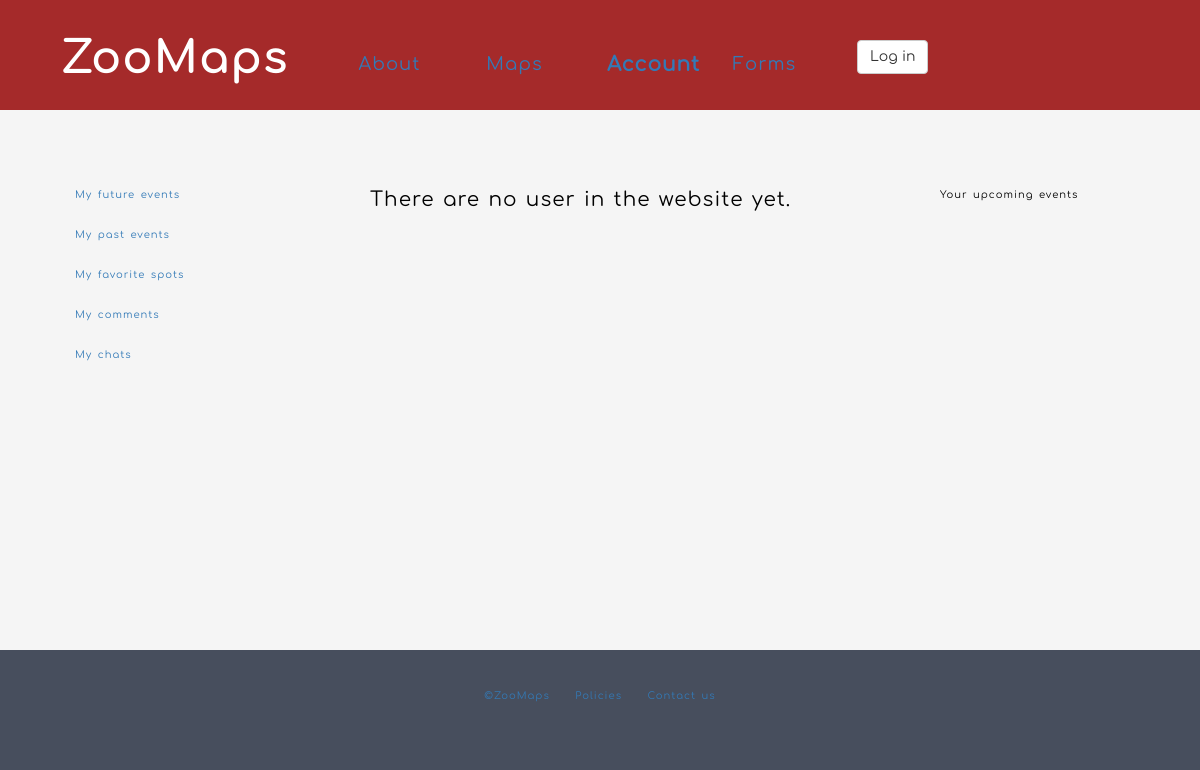
The page /ZooMaps/account/ on the database as committed earlier.
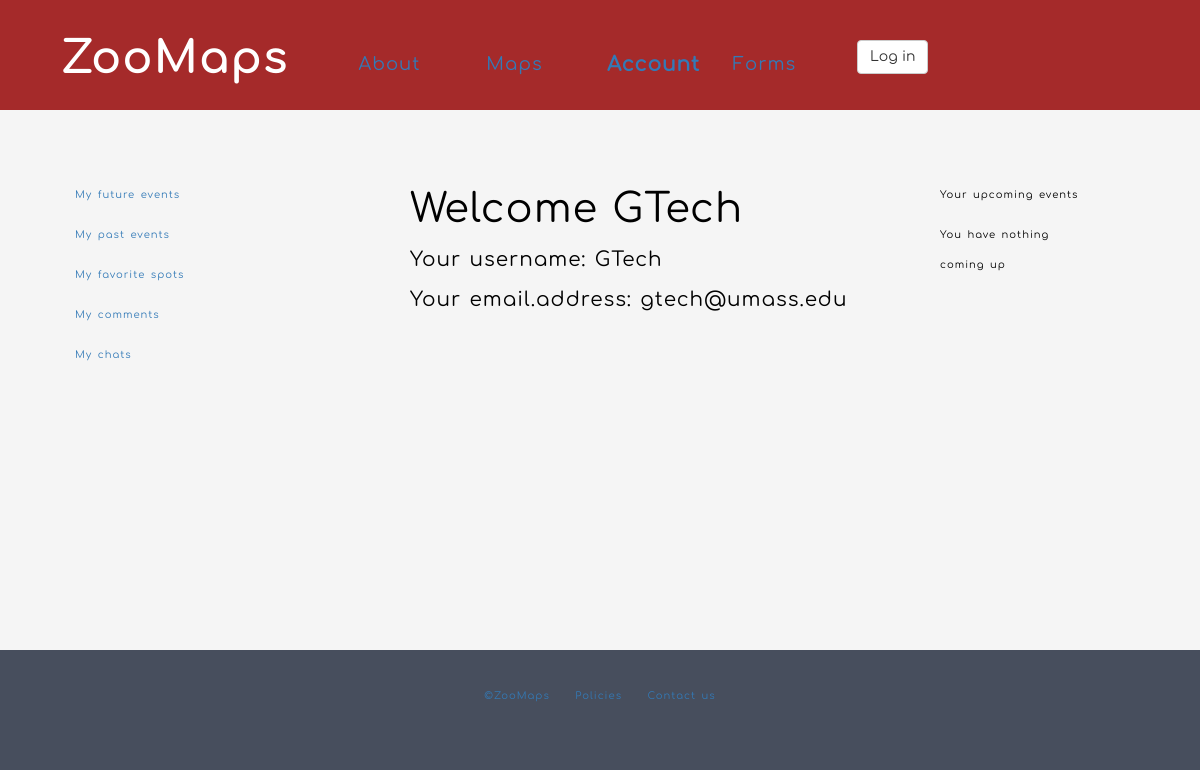
The same page on the database as committed later.
### ZooMaps/models.py (models this page shows, shortened)
class User(models.Model):
    username = models.CharField(max_length=20, help_text="Enter your username")
    password = models.CharField(max_length=20, help_text="Enter your password", default = "")
    emailAddress = models.CharField(max_length=20, help_text="Enter your email address",default = "")

### ZooMaps/views.py (the view)
# urls.py: path('account/', views.AccountListView.as_view(), name='account'),
class AccountListView(generic.ListView):
    model = User
    template_name = 'ZooMaps/account.html'
    def get_queryset(self):
    	return list(chain(User.objects.filter(username='GTech'), Event.objects.filter(attendees__in = User.objects.filter(username='GTech'), endDate__gte = (datetime.now()))))

### ZooMaps/templates/ZooMaps/account.html (shortened to what this page needs)
{% extends "base_generic.html" %}
  	{% block leftbar %}
  		<div class="col-md-3">
  			<p class="logged"><a href="#">My future events</a></p>
  			<p class="logged"><a href="#">My past events</a></p>
  			<p class="logged"><a href="#">My favorite spots</a></p>
  			<p class="logged"><a href="#">My comments</a></p>
  			<p class="logged"><a href="#">My chats</a></p>
  		</div>
  	{% endblock %}
  	{% block main %}
  		<div class="col-md-6 main account">
    			{% if object_list %}
    				<p>
    				<ul>
      					{% for object in object_list %}
      						{% if object.username %}
      					<p class="account_title">Welcome {{object.username}}</p>
      					<li>
        					Your username: {{ object.username }}
        					<br>
        					Your email.address: {{object.emailAddress}}
      					</li>
      					{% endif %}
      					{% endfor %}
    				</ul>
    				</p>
    			{% else %}
      				<p>There are no user in the website yet.</p>
    			{% endif %}
  		</div>
  	{% endblock %}
  	{% block rightbar %}
  		<div class="col-md-2 right">
  			<p> Your upcoming events </p>
  			{% if object_list|length == 1 %}
  			  			<p> You have nothing coming up </p>
    			{% endif %}
  		</div>
  	{% endblock %}

Rows that differ between the two databases and show on the page:
added User: username "GTech", emailAddress "gtech@umass.edu"
Other text that changed with them:
text no longer shown: "There are no user in the website yet."
text now shown: "You have nothing coming up"
